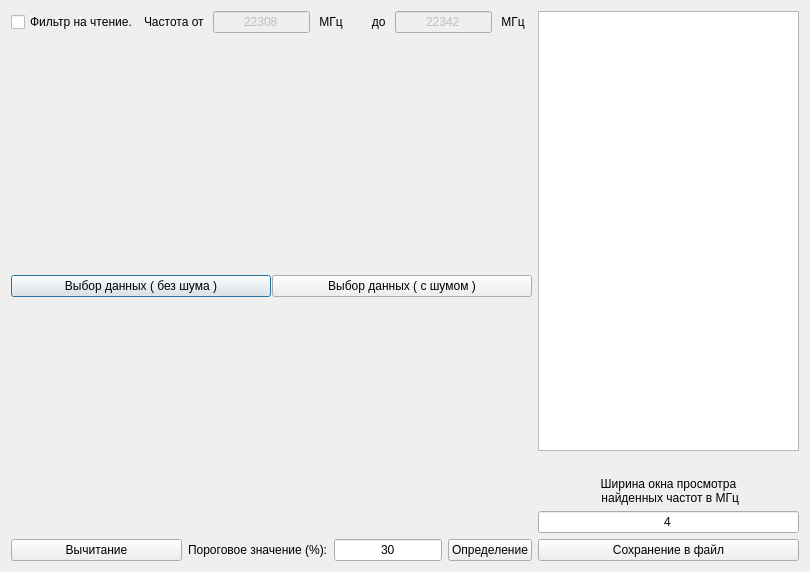
<?xml version="1.0" encoding="UTF-8"?>
<ui version="4.0">
 <class>Dialog</class>
 <widget class="QDialog" name="Dialog">
  <property name="geometry">
   <rect>
    <x>0</x>
    <y>0</y>
    <width>810</width>
    <height>572</height>
   </rect>
  </property>
  <property name="windowTitle">
   <string>Dialog</string>
  </property>
  <layout class="QVBoxLayout" name="verticalLayout_2" stretch="1">
   <item>
    <layout class="QHBoxLayout" name="horizontalLayout_6">
     <item>
      <layout class="QHBoxLayout" name="horizontalLayout_7" stretch="2,1">
       <item>
        <layout class="QVBoxLayout" name="verticalLayout_4" stretch="0,1,0,1,0">
         <item>
          <layout class="QHBoxLayout" name="horizontalLayout_3">
           <item>
            <layout class="QHBoxLayout" name="horizontalLayout_4">
             <item>
              <widget class="QCheckBox" name="checkBox_read_filter">
               <property name="text">
                <string>Фильтр на чтение.</string>
               </property>
              </widget>
             </item>
             <item>
              <widget class="QLabel" name="label_text_frequency_from">
               <property name="text">
                <string>Частота от </string>
               </property>
              </widget>
             </item>
             <item>
              <widget class="QLineEdit" name="lineEdit_filter_frequency_start">
               <property name="enabled">
                <bool>false</bool>
               </property>
               <property name="text">
                <string>22308</string>
               </property>
               <property name="alignment">
                <set>Qt::AlignCenter</set>
               </property>
               <property name="readOnly">
                <bool>false</bool>
               </property>
              </widget>
             </item>
             <item>
              <widget class="QLabel" name="label_text_MHz_from">
               <property name="text">
                <string> МГц    </string>
               </property>
              </widget>
             </item>
             <item>
              <widget class="QLabel" name="label_text_frequency_to">
               <property name="text">
                <string>   до </string>
               </property>
              </widget>
             </item>
             <item>
              <widget class="QLineEdit" name="lineEdit_filter_frequency_end">
               <property name="enabled">
                <bool>false</bool>
               </property>
               <property name="text">
                <string>22342</string>
               </property>
               <property name="alignment">
                <set>Qt::AlignCenter</set>
               </property>
               <property name="readOnly">
                <bool>false</bool>
               </property>
              </widget>
             </item>
             <item>
              <widget class="QLabel" name="label_text_MHz_to">
               <property name="text">
                <string> МГц  </string>
               </property>
              </widget>
             </item>
            </layout>
           </item>
          </layout>
         </item>
         <item>
          <widget class="QWidget" name="plotWindow_empty_and_signal" native="true">
           <layout class="QVBoxLayout" name="plotLayout"/>
          </widget>
         </item>
         <item>
          <layout class="QHBoxLayout" name="horizontalLayout" stretch="0,0">
           <property name="spacing">
            <number>1</number>
           </property>
           <property name="sizeConstraint">
            <enum>QLayout::SetMinimumSize</enum>
           </property>
           <property name="leftMargin">
            <number>0</number>
           </property>
           <item>
            <widget class="QPushButton" name="pushButton_loading_empty_data">
             <property name="text">
              <string>Выбор данных ( без шума )</string>
             </property>
            </widget>
           </item>
           <item>
            <widget class="QPushButton" name="pushButton_loading_signal_data">
             <property name="text">
              <string>Выбор данных ( с шумом )</string>
             </property>
            </widget>
           </item>
          </layout>
         </item>
         <item>
          <widget class="QWidget" name="plotWindow_error_and_threshold" native="true">
           <layout class="QVBoxLayout" name="plotLayout2"/>
          </widget>
         </item>
         <item>
          <layout class="QHBoxLayout" name="horizontalLayout_2" stretch="2,0,0,0">
           <item>
            <widget class="QPushButton" name="pushButton_signal_difference">
             <property name="text">
              <string>Вычитание</string>
             </property>
            </widget>
           </item>
           <item>
            <widget class="QLabel" name="label_text_threshold_value">
             <property name="text">
              <string>Пороговое значение (%):</string>
             </property>
            </widget>
           </item>
           <item>
            <widget class="QLineEdit" name="lineEdit_threshold">
             <property name="text">
              <string>30</string>
             </property>
             <property name="alignment">
              <set>Qt::AlignCenter</set>
             </property>
             <property name="readOnly">
              <bool>false</bool>
             </property>
            </widget>
           </item>
           <item>
            <widget class="QPushButton" name="pushButton_update_threshold">
             <property name="text">
              <string>Определение</string>
             </property>
            </widget>
           </item>
          </layout>
         </item>
        </layout>
       </item>
       <item>
        <layout class="QVBoxLayout" name="verticalLayout">
         <item>
          <widget class="QTableWidget" name="tableWidget_frequency_absorption">
           <property name="sizeAdjustPolicy">
            <enum>QAbstractScrollArea::AdjustIgnored</enum>
           </property>
           <property name="selectionMode">
            <enum>QAbstractItemView::SingleSelection</enum>
           </property>
           <property name="selectionBehavior">
            <enum>QAbstractItemView::SelectRows</enum>
           </property>
          </widget>
         </item>
         <item>
          <widget class="QLabel" name="label_statistics_on_selected_frequencies">
           <property name="text">
            <string/>
           </property>
          </widget>
         </item>
         <item>
          <widget class="QLabel" name="label_text_window_width">
           <property name="layoutDirection">
            <enum>Qt::LeftToRight</enum>
           </property>
           <property name="text">
            <string>Ширина окна просмотра 
 найденных частот в МГц</string>
           </property>
           <property name="alignment">
            <set>Qt::AlignCenter</set>
           </property>
          </widget>
         </item>
         <item>
          <widget class="QLineEdit" name="lineEdit_window_width">
           <property name="text">
            <string>4</string>
           </property>
           <property name="alignment">
            <set>Qt::AlignCenter</set>
           </property>
          </widget>
         </item>
         <item>
          <widget class="QPushButton" name="pushButton_save_table_to_file">
           <property name="text">
            <string>Сохранение в файл</string>
           </property>
          </widget>
         </item>
        </layout>
       </item>
      </layout>
     </item>
    </layout>
   </item>
  </layout>
 </widget>
 <resources/>
 <connections/>
</ui>
